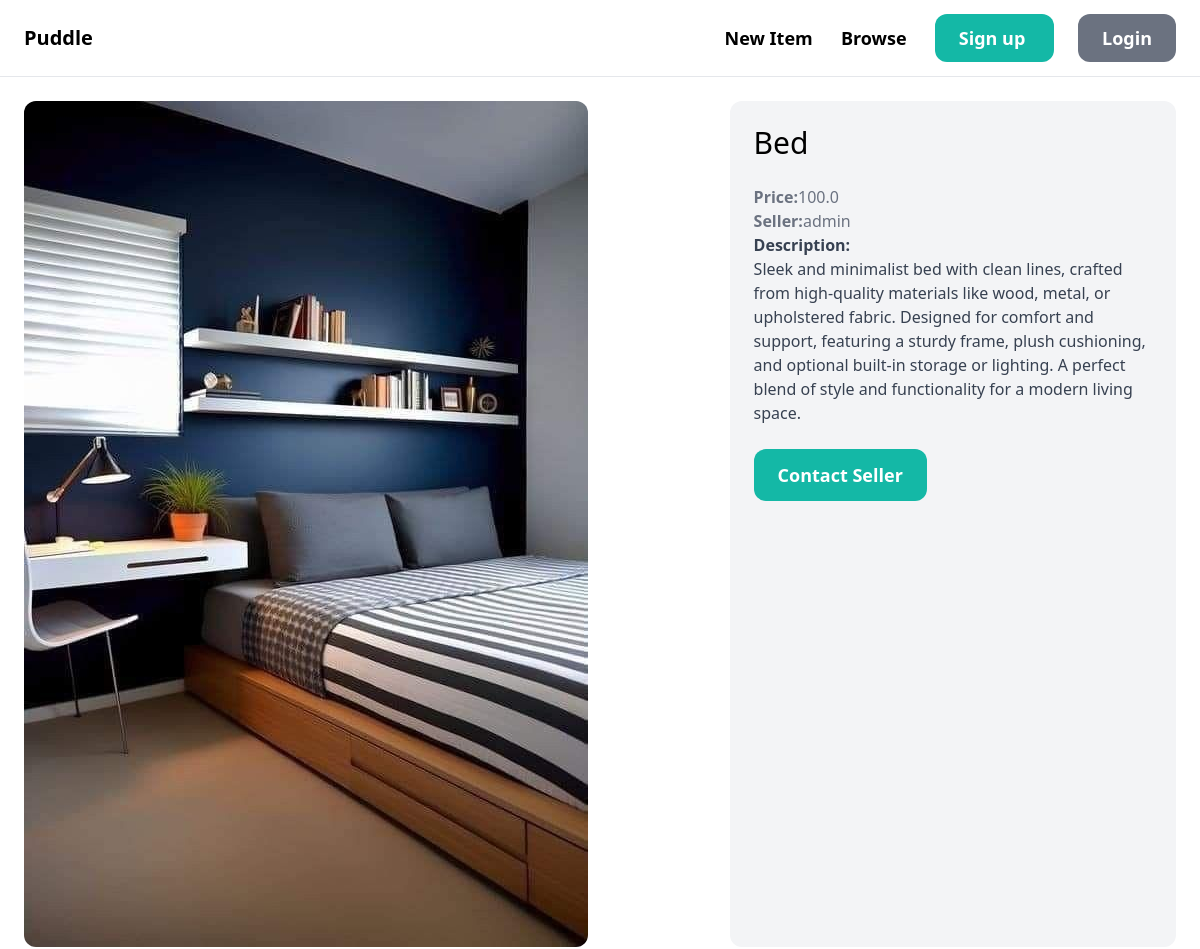
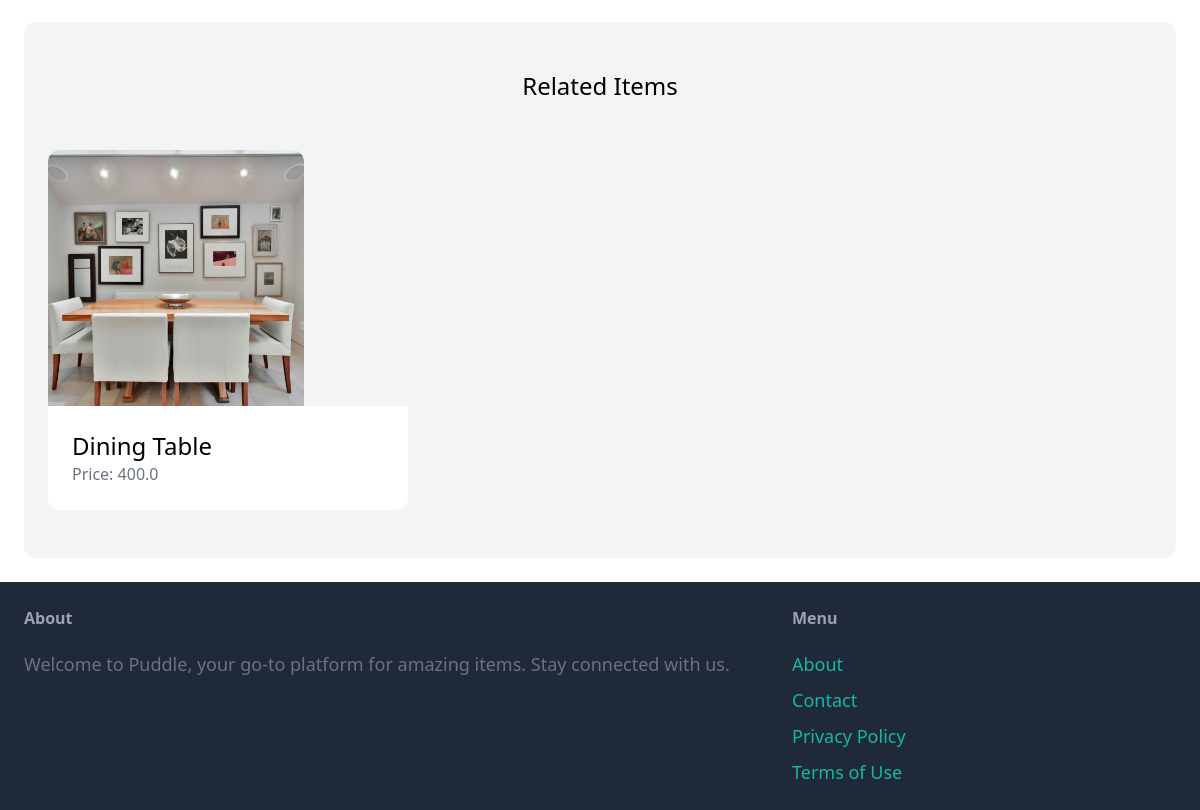
Screenshot of /items/3/ with the database file from the repository (2 pictures, top to bottom).
### item/models.py (models this page shows, shortened)
class Item(models.Model):
    category= models.ForeignKey(Category, related_name="items", on_delete=models.CASCADE)
    name = models.CharField(max_length=255)
    description = models.TextField(blank=True, null=True)
    price = models.FloatField()
    image = models.ImageField(upload_to="item_image", blank=True, null=True) # pip install pillow
    is_sold = models.BooleanField(default=False)
    created_by = models.ForeignKey(User, related_name="items", on_delete=models.CASCADE)
    created_at = models.DateTimeField(auto_now_add=True)

### item/views.py (the view)
# urls.py: path("<int:pk>/", views.detail,name='detail'),
def detail(request,pk): #pk==primary-key
    item = get_object_or_404(Item, pk=pk)
    related_items = Item.objects.filter(category=item.category,is_sold=False).exclude(pk=pk)[0:3]
    return render (request, "item/detail.html",{
        "item": item,
        "related_items":related_items
    })

### item/templates/item/detail.html
{% extends "core/base.html" %} {% block title %} {{ item.name }} {% endblock %}
{% block content %}
<div class="grid grid-cols-5 gap-6">
  <div class="col-span-3">
    <img src="{{ item.image.url }}" alt="image" class="rounded-xl" />
  </div>
  <div class="col-span-2 p-6 bg-gray-100 rounded-xl">
    <h1 class="mb-6 text-3xl">{{ item.name }}</h1>
    <p class="text-gray-500"><strong>Price:</strong>{{ item.price }}</p>
    <p class="text-gray-500">
      <strong>Seller:</strong>{{ item.created_by.username }}
    </p>
    {% if item.description %}
    <p class="text-gray-700">
      <strong class="text-gray-700">Description:</strong><br />{{item.description}}
    </p>
    {%endif%}
    {%if request.user == item.created_by%}
        <div class="mt-6 p-6 bg-white rounded-xl" >
          <p>This is your item!</p>
          <a href ="#" class="inline-block mt-6 px-6 py-3 text-lg font-semibold bg-teal-500 text-white rounded-xl">Edit </a>
          <a href="{%url 'item:delete' item.id%}" class="inline-block mt-6 px-6 py-3 text-lg font-semibold bg-red-500 text-white rounded-xl">Delete</a>
        </div>
    {%else%}
        <a href="#" class="inline-block mt-6 px-6 py-3 text-lg font-semibold bg-teal-500 text-white rounded-xl hover:bg-teal-700" >Contact Seller</a>
    {%endif%}
  </div>
</div>
<div class="mt-6 px-6 py-12 bg-gray-100 rounded-xl">
  <h2 class="mb-12 text-2xl text-center">Related Items</h2>
  <div class="grid grid-cols-3 gap-3">
    {% for item in related_items %}
    <div>
      <a href="{%url "item:detail" item.id%}">
          <div>
            <img src="{{ item.image.url }}" class="w-64 h-64 object-cover rounded-t-xl" alt="image" />
          </div>
        <div class="p-6 bg-white rounded-b-xl">
          <h2 class="text-2xl">{{ item.name }}</h2>
          <p class="text-gray-500">Price: {{ item.price }}</p>
        </div>
      </a>
    </div>
    {% endfor %}
  </div>
</div>
{% endblock %}

### rows the page displays
Item: image (picture), name "Bed", price "100.0", created_by.username "admin", description "Sleek and minimalist bed with clean lines, crafted from high-quality materials like wood, metal, or upholstered fabric. Designed for comfort and support, featuring a sturdy frame, plush cushioning, and optional built-in storage or lighting. A perfect blend of style and functionality for a modern living space."
Item: image (picture), name "Dining Table", price "400.0"
